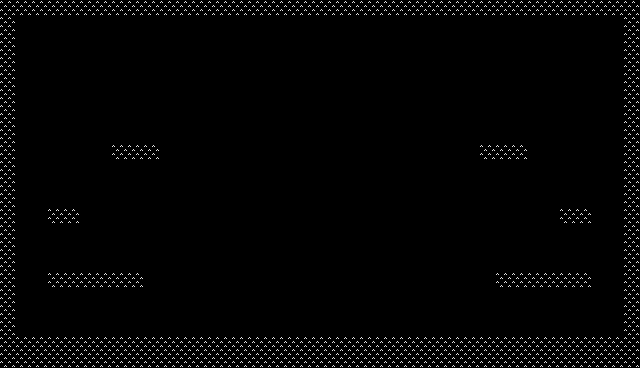

Below is a game level as drawn by its tile map, then a one-line description and the .tmx file that defines it, in full:
An orthogonal 40x23 tile map with 16x16 px tiles, 1 tile layer (Tile Layer 1) and 10 objects.

<map version="1.9" tiledversion="1.9.2" orientation="orthogonal" renderorder="right-down" width="40" height="23" tilewidth="16" tileheight="16" infinite="0" nextlayerid="3" nextobjectid="11">
 <editorsettings>
  <export target="../first.lua" format="lua" />
 </editorsettings>
 <tileset firstgid="1" name="1bit16pxpatterns andtiles" tilewidth="16" tileheight="16" spacing="8" margin="16" tilecount="441" columns="21">
  <image source="../../assets/1bit16pxpatterns andtiles.png" width="512" height="512" />
 </tileset>
 <layer id="1" name="Tile Layer 1" width="40" height="23">
  <data encoding="csv">
256,256,256,256,256,256,256,256,256,256,256,256,256,256,256,256,256,256,256,256,256,256,256,256,256,256,256,256,256,256,256,256,256,256,256,256,256,256,256,256,
256,0,0,0,0,0,0,0,0,0,0,0,0,0,0,0,0,0,0,0,0,0,0,0,0,0,0,0,0,0,0,0,0,0,0,0,0,0,0,256,
256,0,0,0,0,0,0,0,0,0,0,0,0,0,0,0,0,0,0,0,0,0,0,0,0,0,0,0,0,0,0,0,0,0,0,0,0,0,0,256,
256,0,0,0,0,0,0,0,0,0,0,0,0,0,0,0,0,0,0,0,0,0,0,0,0,0,0,0,0,0,0,0,0,0,0,0,0,0,0,256,
256,0,0,0,0,0,0,0,0,0,0,0,0,0,0,0,0,0,0,0,0,0,0,0,0,0,0,0,0,0,0,0,0,0,0,0,0,0,0,256,
256,0,0,0,0,0,0,0,0,0,0,0,0,0,0,0,0,0,0,0,0,0,0,0,0,0,0,0,0,0,0,0,0,0,0,0,0,0,0,256,
256,0,0,0,0,0,0,0,0,0,0,0,0,0,0,0,0,0,0,0,0,0,0,0,0,0,0,0,0,0,0,0,0,0,0,0,0,0,0,256,
256,0,0,0,0,0,0,0,0,0,0,0,0,0,0,0,0,0,0,0,0,0,0,0,0,0,0,0,0,0,0,0,0,0,0,0,0,0,0,256,
256,0,0,0,0,0,0,0,0,0,0,0,0,0,0,0,0,0,0,0,0,0,0,0,0,0,0,0,0,0,0,0,0,0,0,0,0,0,0,256,
256,0,0,0,0,0,0,256,256,256,0,0,0,0,0,0,0,0,0,0,0,0,0,0,0,0,0,0,0,0,256,256,256,0,0,0,0,0,0,256,
256,0,0,0,0,0,0,0,0,0,0,0,0,0,0,0,0,0,0,0,0,0,0,0,0,0,0,0,0,0,0,0,0,0,0,0,0,0,0,256,
256,0,0,0,0,0,0,0,0,0,0,0,0,0,0,0,0,0,0,0,0,0,0,0,0,0,0,0,0,0,0,0,0,0,0,0,0,0,0,256,
256,0,0,0,0,0,0,0,0,0,0,0,0,0,0,0,0,0,0,0,0,0,0,0,0,0,0,0,0,0,0,0,0,0,0,0,0,0,0,256,
256,0,0,256,256,0,0,0,0,0,0,0,0,0,0,0,0,0,0,0,0,0,0,0,0,0,0,0,0,0,0,0,0,0,0,256,256,0,0,256,
256,0,0,0,0,0,0,0,0,0,0,0,0,0,0,0,0,0,0,0,0,0,0,0,0,0,0,0,0,0,0,0,0,0,0,0,0,0,0,256,
256,0,0,0,0,0,0,0,0,0,0,0,0,0,0,0,0,0,0,0,0,0,0,0,0,0,0,0,0,0,0,0,0,0,0,0,0,0,0,256,
256,0,0,0,0,0,0,0,0,0,0,0,0,0,0,0,0,0,0,0,0,0,0,0,0,0,0,0,0,0,0,0,0,0,0,0,0,0,0,256,
256,0,0,256,256,256,256,256,256,0,0,0,0,0,0,0,0,0,0,0,0,0,0,0,0,0,0,0,0,0,0,256,256,256,256,256,256,0,0,256,
256,0,0,0,0,0,0,0,0,0,0,0,0,0,0,0,0,0,0,0,0,0,0,0,0,0,0,0,0,0,0,0,0,0,0,0,0,0,0,256,
256,0,0,0,0,0,0,0,0,0,0,0,0,0,0,0,0,0,0,0,0,0,0,0,0,0,0,0,0,0,0,0,0,0,0,0,0,0,0,256,
256,0,0,0,0,0,0,0,0,0,0,0,0,0,0,0,0,0,0,0,0,0,0,0,0,0,0,0,0,0,0,0,0,0,0,0,0,0,0,256,
256,256,256,256,256,256,256,256,256,256,256,256,256,256,256,256,256,256,256,256,256,256,256,256,256,256,256,256,256,256,256,256,256,256,256,256,256,256,256,256,
256,256,256,256,256,256,256,256,256,256,256,256,256,256,256,256,256,256,256,256,256,256,256,256,256,256,256,256,256,256,256,256,256,256,256,256,256,256,256,256
</data>
 </layer>
 <objectgroup color="#00ff00" id="2" name="solid" visible="0" locked="1">
  <object id="1" x="48" y="272" width="95.8636" height="15.8182">
   <properties>
    <property name="collidable" type="bool" value="true" />
   </properties>
  </object>
  <object id="2" x="16" y="336" width="608" height="16">
   <properties>
    <property name="collidable" type="bool" value="true" />
   </properties>
  </object>
  <object id="3" x="496" y="272" width="95.8636" height="15.8182">
   <properties>
    <property name="collidable" type="bool" value="true" />
   </properties>
  </object>
  <object id="4" x="560" y="208" width="32" height="15.8182">
   <properties>
    <property name="collidable" type="bool" value="true" />
   </properties>
  </object>
  <object id="5" x="480" y="144" width="48" height="15.8182">
   <properties>
    <property name="collidable" type="bool" value="true" />
   </properties>
  </object>
  <object id="6" x="48" y="208" width="32" height="15.8182">
   <properties>
    <property name="collidable" type="bool" value="true" />
   </properties>
  </object>
  <object id="7" x="112" y="144" width="48" height="15.8182">
   <properties>
    <property name="collidable" type="bool" value="true" />
   </properties>
  </object>
  <object id="8" x="0" y="0" width="16" height="352">
   <properties>
    <property name="collidable" type="bool" value="true" />
   </properties>
  </object>
  <object id="9" x="624" y="0" width="16" height="352">
   <properties>
    <property name="collidable" type="bool" value="true" />
   </properties>
  </object>
  <object id="10" x="16" y="0" width="608" height="15.8182">
   <properties>
    <property name="collidable" type="bool" value="true" />
   </properties>
  </object>
 </objectgroup>
</map>
